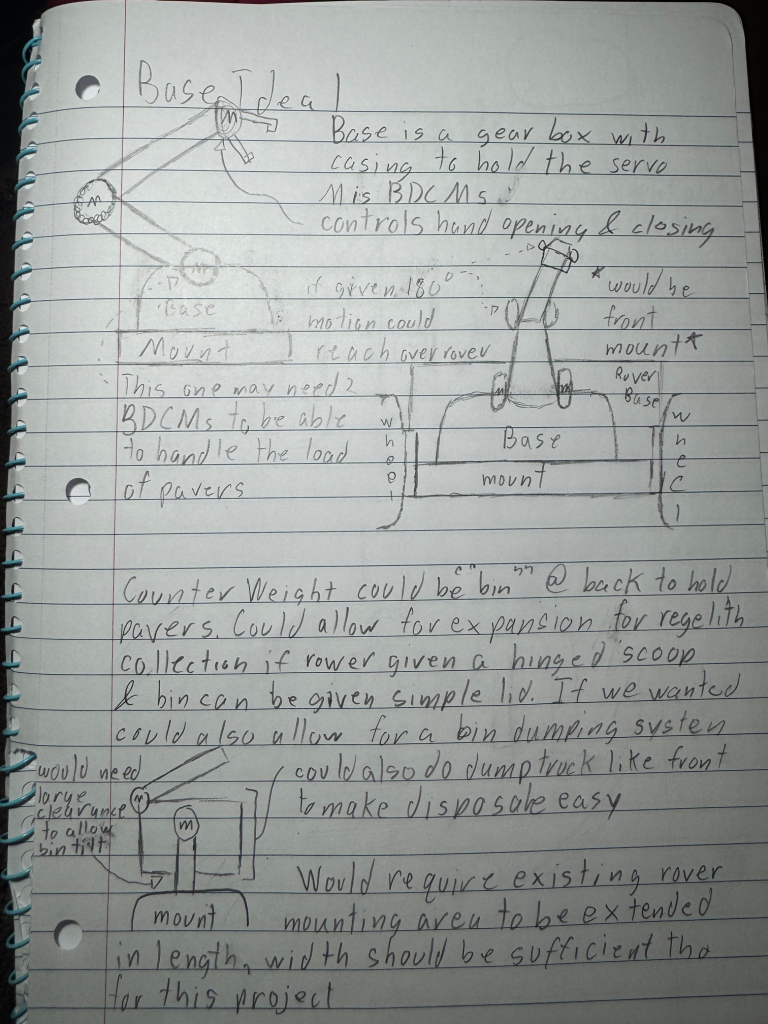
#> input picture Documentation & Testing/Design Artifacts/Rover Arm's Preliminary Design Sketch & Notes.jpeg, 1536 x 2048 px (shown at 1/2 size)
$ python -i opticalFlow.py   (imports and definitions only)
#> lines starting #> are read from the running program, lines starting #| are printed output that depends on the picture; after the words box and inside, x2 and y2 are one past the last pixel; in counts of white or black regions, pixels touching at a corner belong together
#> further down, picture is the input picture: shape (2048, 1536, 3); mean B, G, R 155.6, 157.9, 153.5
import numpy as np
import cv2 # Requires installing opencv-python

# [107 lines left out: functions calcAverageMotion, calcOpticalFlow, drawTracking, not called in this run]

def getTargetEdges(frame):
    """
        Detects possible object outlines in the current frame.

        Uses light image preprocessing before Canny edge detection
        to reduce small amounts of image noise while preserving
        object boundaries.
    """

    targets = []
    gray = cv2.cvtColor(frame, cv2.COLOR_BGR2GRAY)
    blurGray = cv2.GaussianBlur(gray, (5, 5), 0)

    # Detect edges & connect small gaps then removes noise
    edges = cv2.Canny(blurGray, 30, 150)
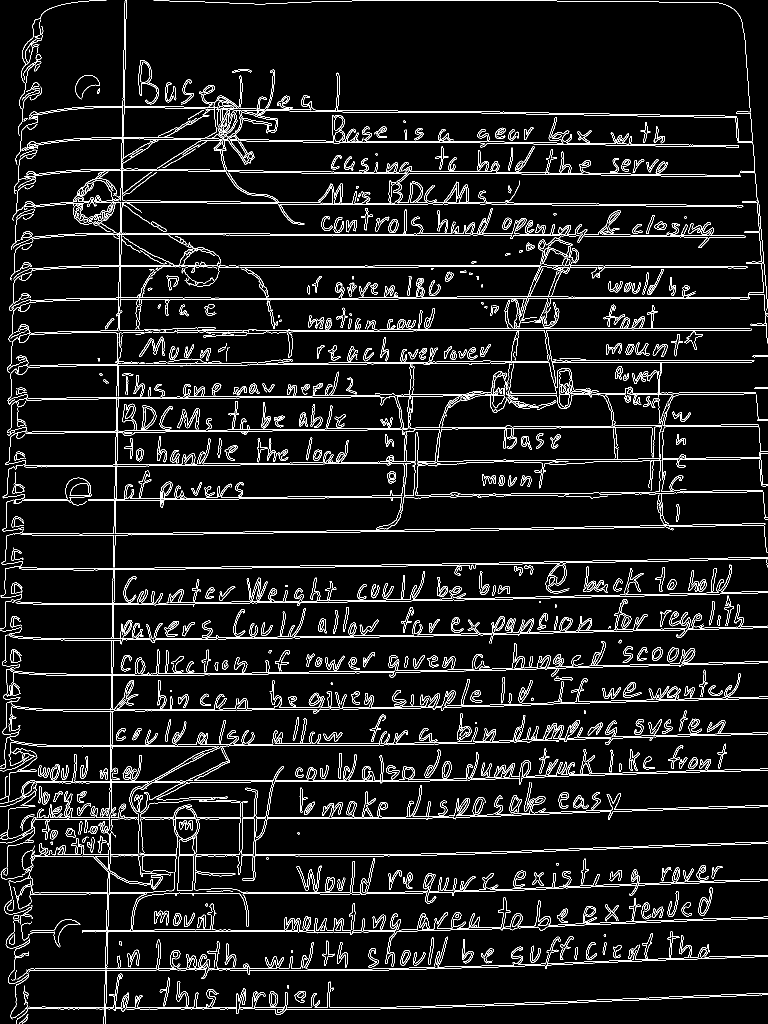
#> edges: shape (2048, 1536) (shown at 1/2 size); 6.4% white in thin lines or dots
    #kernel = np.ones((3, 3), np.uint8)
    #edges = cv2.morphologyEx(edges, cv2.MORPH_CLOSE, kernel, iterations = 1)
    #edges = cv2.morphologyEx(edges, cv2.MORPH_OPEN, kernel, iterations = 1)

    contours, _ = cv2.findContours(edges, cv2.RETR_EXTERNAL, cv2.CHAIN_APPROX_SIMPLE)
#> contours = 915 contours, 419 with area under 20; largest, box (x1, y1, x2, y2) and area: (354, 1636, 1536, 1786) 10419, (19, 214, 1495, 793) 6102, (248, 0, 1515, 402) 5587, (43, 743, 1531, 1069) 4602, (0, 1114, 1536, 1538) 4107
    for contour in contours:
        area = cv2.contourArea(contour)
        if area >= 500:
            perimeter = cv2.arcLength(contour, True)

            if perimeter == 0:
                continue

            targets.append(contour)
#> this loop made 915 passes
#> (area, perimeter) on passes 9, 87, 129, 131, 151, 152, 189, 218, 223, 231, 264, 430: (540.5, 2740), (507.5, 899.7), (1456.5, 8087.1), (636, 546.2), (503, 103.5), (10419, 6692.7), (1654.5, 2806.3), (532, 261.1), (575, 7696.9), (1244, 5758.2), (634, 152.1), (634, 343)
#> area on passes 4, 8, 12, 14, 15, 16: 88.5, 341.5, 55, 34, 423, 55
#> after the loop, targets = 23 contours; largest, box (x1, y1, x2, y2) and area: (354, 1636, 1536, 1786) 10419, (19, 214, 1495, 793) 6102, (248, 0, 1515, 402) 5587, (43, 743, 1531, 1069) 4602, (0, 1114, 1536, 1538) 4107

    return targets

# [73 lines left out: functions getTargetPnts, selectTarget, trackTarget, not called in this run]

>>> import cv2
>>> picture = cv2.imread("../../../Documentation & Testing/Design Artifacts/Rover Arm's Preliminary Design Sketch & Notes.jpeg")
>>> result = getTargetEdges(picture)
#> result has the same summary as targets in getTargetEdges
